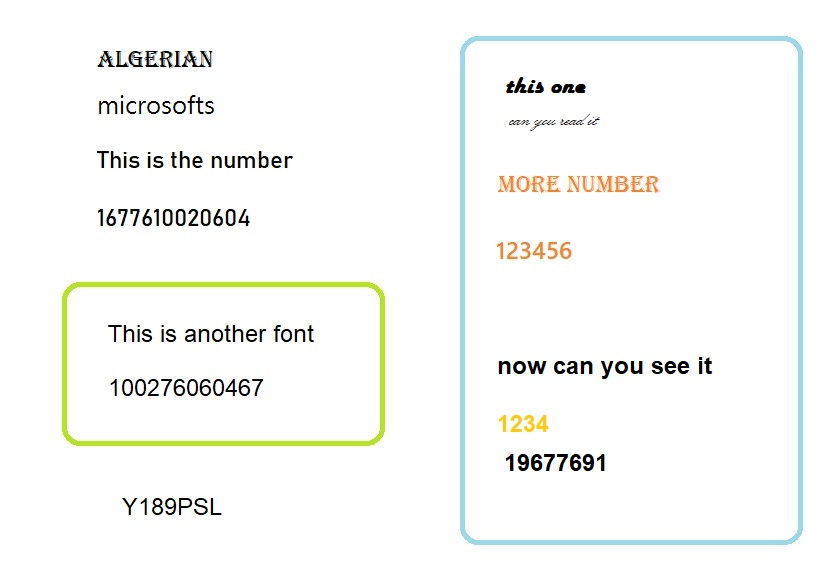
#> input picture linuxmirror/testFile1.jpg, 834 x 574 px, found by its file name
$ python ocr.py   (older library calls are emulated)
#> lines starting #> are read from the running program, lines starting #| are printed output that depends on the picture; after the words box and inside, x2 and y2 are one past the last pixel; in counts of white or black regions, pixels touching at a corner belong together
# pip install opencv-contrib-python
# ======================================================================
#
# python script to run OCR functionality
# This can be used to iterate pic change when ocr doesnt output correct
# this action maybe for instance :-
# 1.Rotate 2.Invert 3.Resize (4. canny for edge detection)
#
# you can use the script as an iterative autoscaler with known example
# graphic files until the ocr output result is equal to the expectation
# then you can work out the correct ratio for that application for all
# new and unknown files.
#
# ======================================================================
#
import os
import cv2
import numpy as np
# ============== only if you want to do saliency =======================
# requires https://github.com/akisatok/pySaliencyMap
# for producing salency maps if you dont want uncomment this bit out
import pySaliencyMap

# ============== gaussian ==============================================
from scipy.ndimage import gaussian_filter
# ============== prewitt ===============================================
from scipy import ndimage

# read the designated image for use with the conversions
im = cv2.imread('/mnt/c/linuxmirror/testFile1.jpg')
#> im is the input picture: shape (574, 834, 3); mean B, G, R 246.8, 249, 247.9
# [11 lines of commented-out code are left out]
im_rgb = cv2.cvtColor(im, cv2.COLOR_BGR2RGB)
# here we write the image as a pnm file (we choose without modification)
# for testing with the ocrad ocr engine
oi = cv2.imwrite('/home/mark/pics/ocradFile.pnm', im_rgb)
# ========= crop the image if you want =================================
crop = im[ 0:200, 200:500 ]
oi = cv2.imwrite('/mnt/c/linuxmirror/crop.jpg', crop)

# ========= use this to re-size images if needed =======================
print('Original Dimensions : ',im.shape)
#| Original Dimensions :  (574, 834, 3)
scale_percent = 60 # percent of original size <100 (smaller) >100 (bigger)
width = int(im.shape[1] * scale_percent / 100)     # can set explicitly
#> width = 500
height = int(im.shape[0] * scale_percent / 100)    # can set explicitly
#> height = 344
dim = (width, height)
#> dim = (500, 344)
# ======== resize image ================================================
resized = cv2.resize(im, dim, interpolation = cv2.INTER_AREA)
print('Resized Dimensions : ',resized.shape)
#| Resized Dimensions :  (344, 500, 3)
# ======== to show it ==================================================
# cv2.imshow("Resized image", resized)
# ======= if you want to write the re-sized image for use with ocr =====
rs = cv2.imwrite('/mnt/c/linuxmirror/resized1.jpg', resized)

# ========= invert image ===============================================
# im = (255-im)
ni = ~im
# im = cv2.bitwise_not(im)
# to write out
iv = cv2.imwrite('/mnt/c/linuxmirror/invert1.jpg', ni)

# ======== rotate image ================================================
# 5 degree rotate to left
# angleInDegrees = 5
# 5 degree rotate to right
angleInDegrees = -5
# scale if you want here we do no change at value 1.0 unity
scale = 1.0
(h, w) = im.shape[:2]
#> h = 574; w = 834
center=tuple(np.array([h,w])/2)
#> center = (287, 417)
# Perform the rotation
M = cv2.getRotationMatrix2D(center, angleInDegrees, scale)
rotated = cv2.warpAffine(im, M, (w, h))
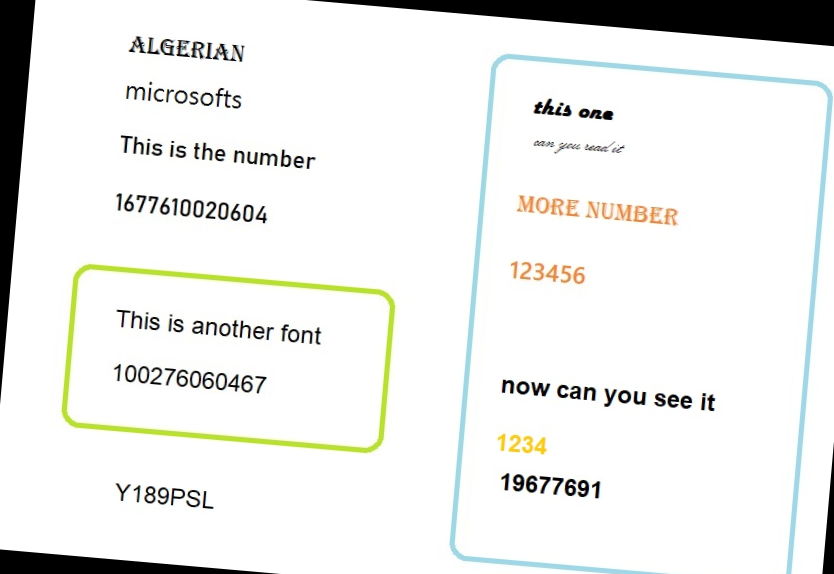
#> rotated: shape (574, 834, 3); mean B, G, R 234.2, 236.5, 235.5
ro = cv2.imwrite('/mnt/c/linuxmirror/rotated.jpg', rotated)
#
# alternate rotate code
#
# rad = math.radians(angleInDegrees)
# sin = math.sin(rad)
# cos = math.cos(rad)
# b_w = int((h * abs(sin)) + (w * abs(cos)))
# b_h = int((h * abs(cos)) + (w * abs(sin)))
# rot[0, 2] += ((b_w / 2) - center[0])
# rot[1, 2] += ((b_h / 2) - center[1])
# outImg = cv2.warpAffine(im, rot, (b_w, b_h), flags=cv2.INTER_LINEAR)
# oi = cv2.imwrite('/mnt/c/linuxmirror/rotated2.jpg', outImg)

# ========= Edge detection (doesnt normally help ocr) ==================
#
# very good for looking at weeds in fields though
#
# ========= apply canny filter =========================================
edges = cv2.Canny(im,100,200)
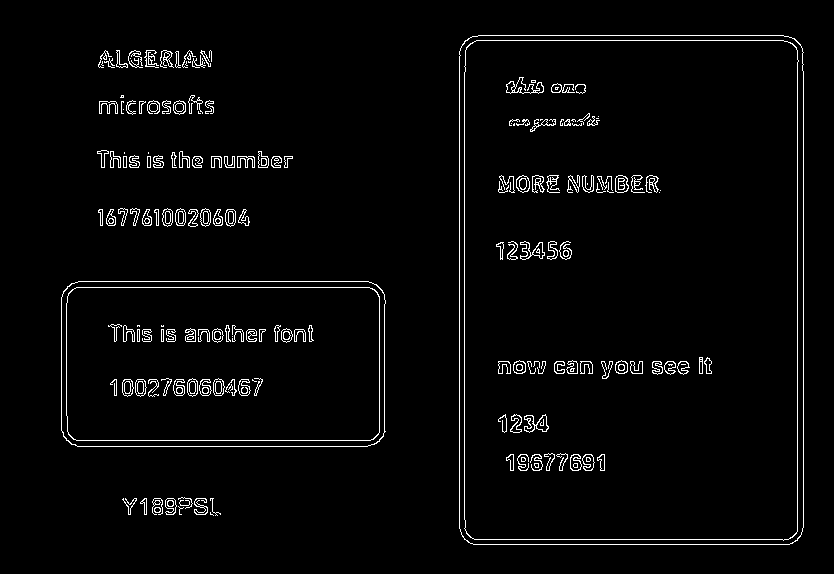
#> edges: shape (574, 834); 2.9% white in thin lines or dots, all inside (x1, y1, x2, y2) = (61, 35, 804, 545)
# ======= if you want to write the canny image for use =================
ca = cv2.imwrite('/mnt/c/linuxmirror/canny1.jpg', edges)
# ======= dilate function use when edge not connected ==================
kern = np.ones((5,5),np.uint8)
imgDilation = cv2.dilate(edges, kern, iterations=1)
#> imgDilation: shape (574, 834); 12.3% white; 30 white regions, largest, box (x1, y1, x2, y2) and area: (457, 33, 806, 547) 16726, (59, 279, 388, 449) 9424, (96, 206, 252, 229) 3114
ci = cv2.imwrite('/mnt/c/linuxmirror/cannydilate.jpg', imgDilation)
# ======= erode when you want to thin image ============================
imgErode = cv2.erode(imgDilation, kern, iterations=1)
#> imgErode: shape (574, 834); 6.6% white; 30 white regions, largest, box (x1, y1, x2, y2) and area: (459, 35, 804, 545) 8042, (61, 281, 386, 447) 3172, (98, 208, 250, 227) 2010
ce = cv2.imwrite('/mnt/c/linuxmirror/cannyerode.jpg', imgErode)
# ========= sobel edge detection =======================================
laplacian = cv2.Laplacian(im,cv2.CV_64F)
sobelx = cv2.Sobel(im,cv2.CV_64F,1,0,ksize=5)
sobely = cv2.Sobel(im,cv2.CV_64F,0,1,ksize=5)
# Grayscale processing image (used by sobel and prewitt)
grayImage = cv2.cvtColor(im, cv2.COLOR_BGR2GRAY)
# Sobel operator
x = cv2.Sobel(grayImage, cv2.CV_16S, 1, 0)
y = cv2.Sobel(grayImage, cv2.CV_16S, 0, 1)
# Turn uint8, image fusion
absX = cv2.convertScaleAbs(x)
absY = cv2.convertScaleAbs(y)
Sobel = cv2.addWeighted(absX, 0.5, absY, 0.5, 0)
# ======= if you want to write the sobel image for use =================
lp = cv2.imwrite('/mnt/c/linuxmirror/laplace1.jpg', laplacian)
sx = cv2.imwrite('/mnt/c/linuxmirror/sobelX.jpg', sobelx)
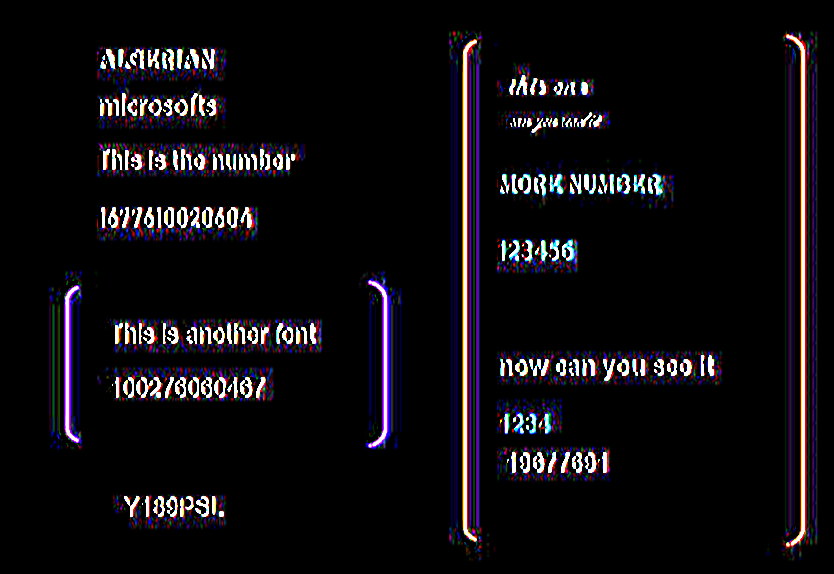
#> saved as sobelX.jpg: shape (574, 834, 3); mean B, G, R 16, 12.7, 15.4
sy = cv2.imwrite('/mnt/c/linuxmirror/sobelY.jpg', sobely)
so = cv2.imwrite('/mnt/c/linuxmirror/sobel.jpg', Sobel)
# ======== prewitt edge detection ======================================
prewit = ndimage.prewitt(im)
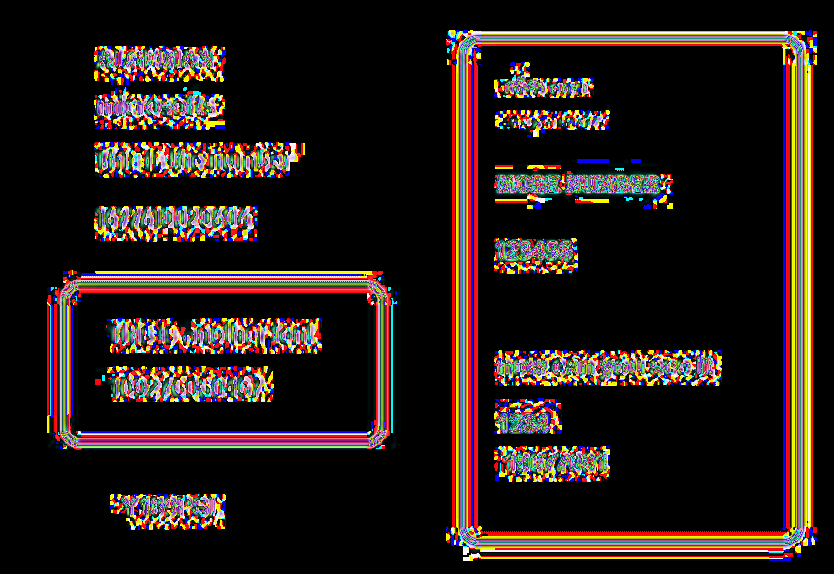
#> prewit: shape (574, 834, 3); mean B, G, R 25.8, 28.8, 37.9
pw = cv2.imwrite('/mnt/c/linuxmirror/prewitt.jpg', prewit)
# Prewitt operator
kernelx = np.array([[1,1,1],[0,0,0],[-1,-1,-1]],dtype=int)
kernely = np.array([[-1,0,1],[-1,0,1],[-1,0,1]],dtype=int)
x = cv2.filter2D(grayImage, cv2.CV_16S, kernelx)
y = cv2.filter2D(grayImage, cv2.CV_16S, kernely)
# Turn uint8, image fusion
absX = cv2.convertScaleAbs(x)
absY = cv2.convertScaleAbs(y)
Prewitt = cv2.addWeighted(absX, 0.5, absY, 0.5, 0)
pw = cv2.imwrite('/mnt/c/linuxmirror/prewitt2.jpg', Prewitt)
# ======== roberts edge detector =======================================
grayImage = cv2.cvtColor(im, cv2.COLOR_BGR2GRAY)
# Roberts operator
kernelx = np.array([[-1, 0], [0, 1]], dtype=int)
kernely = np.array([[0, -1], [1, 0]], dtype=int)
x = cv2.filter2D(grayImage, cv2.CV_16S, kernelx)
y = cv2.filter2D(grayImage, cv2.CV_16S, kernely)
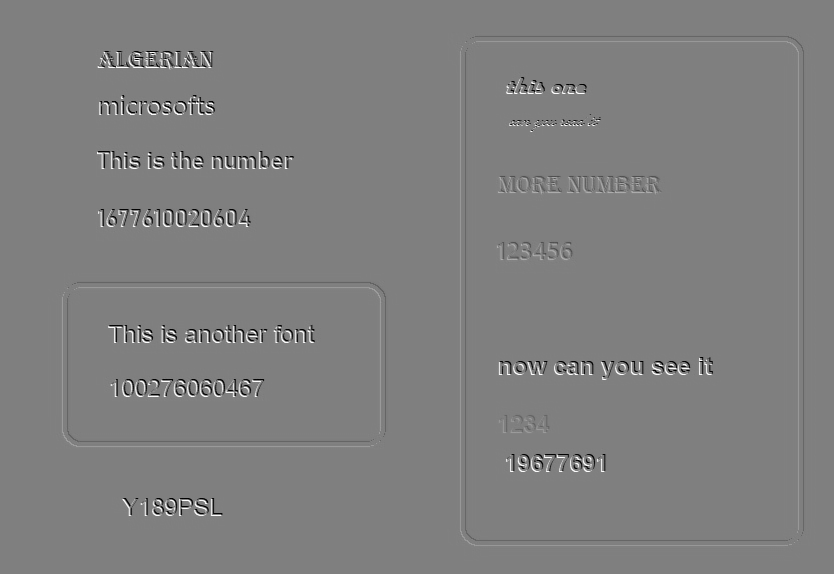
#> y: shape (574, 834) int16; min -255, max 255, mean 0; drawn with min black and max white
# Turn uint8, image fusion
absX = cv2.convertScaleAbs(x)
absY = cv2.convertScaleAbs(y)
Roberts = cv2.addWeighted(absX, 0.5, absY, 0.5, 0)
ro = cv2.imwrite('/mnt/c/linuxmirror/roberts.jpg', Roberts)

# ========= apply guassian blur on src image ===========================
dst = cv2.GaussianBlur(im,(5,5),cv2.BORDER_DEFAULT)
# display input and output image
#cv2.imshow("Gaussian Smoothing",numpy.hstack((im, dst)))
#gblur = np.hstack((im, dst)
gb = cv2.imwrite('/mnt/c/linuxmirror/gauss2.jpg', dst)
# sharp
gbresult = gaussian_filter(im, sigma=-1)
# smooth
#gbresult = gaussian_filter(im, sigma=1)
gb = cv2.imwrite('/mnt/c/linuxmirror/gaussi.jpg', gbresult)

# ========= apply filter on src image ==================================
kernel = np.ones((5,5),np.float32)/25
filtr = cv2.filter2D(im,-1,kernel)
fi = cv2.imwrite('/mnt/c/linuxmirror/filtered.jpg', filtr)
# ========= compute gradient using scharr ==============================
gradx = cv2.Scharr(im, cv2.CV_32F, 1, 0, scale=1.0/32)
grady = cv2.Scharr(im, cv2.CV_32F, 0, 1, scale=1.0/32)
gx = cv2.imwrite('/mnt/c/linuxmirror/gradx.jpg', gradx)
gy = cv2.imwrite('/mnt/c/linuxmirror/grady.jpg', grady)
gradient = np.dstack([gradx, grady])


# ======== implementation for extracting a saliency map from image
# you need to download the following python code libraries
# ref :- https://github.com/akisatok/pySaliencyMap
# ref :- L. Itti, C. Koch, E. Niebur,
# A Model of Saliency-Based Visual Attention for Rapid Scene Analysis,
# IEEE Transactions on Pattern Analysis and Machine Intelligence,
# Vol. 20, No. 11, pp. 1254-1259, Nov 1998.
#
# some further interesting info in matlab can be found here
# http://people.vision.caltech.edu/~harel/share/gbvs.php
#
im2 = cv2.imread('/mnt/c/linuxmirror/pic1.jpg')
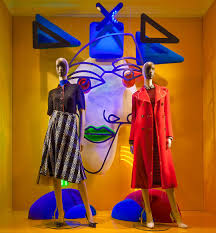
#> input picture linuxmirror/pic1.jpg, 216 x 233 px, found by its file name
#> im2 is the input picture: shape (233, 216, 3); mean B, G, R 46.6, 85.9, 145.7
im = cv2.resize(im2,(300,300))
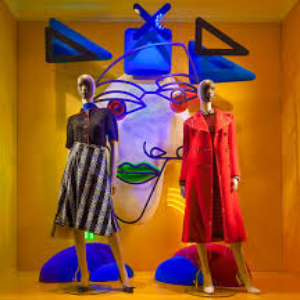
#> im: shape (300, 300, 3); mean B, G, R 46.5, 85.7, 145.6
imgsize = im.shape
#> imgsize = (300, 300, 3)
img_width  = imgsize[1]
#> img_width = 300
img_height = imgsize[0]
#> img_height = 300
#> (the run stopped early here; a loop or call above may not have finished)
